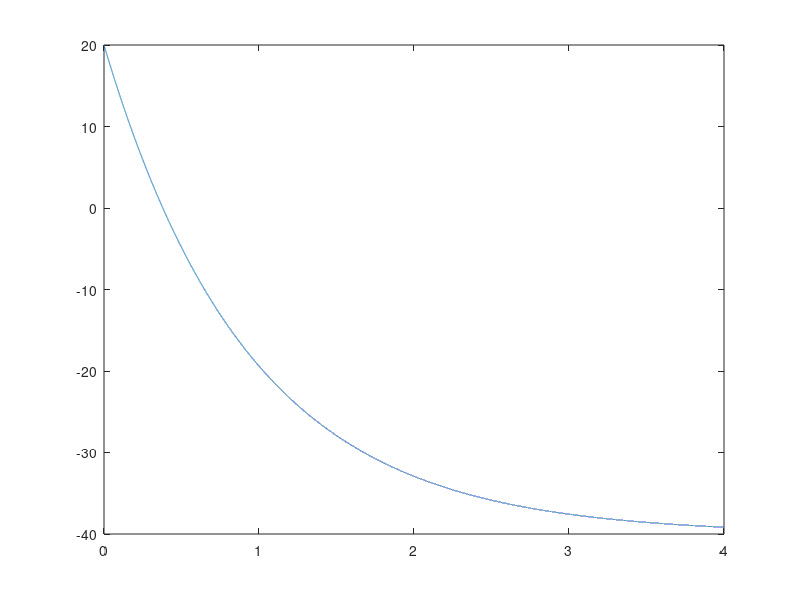

Write the MATLAB code that produced this figure.
close all;
clear all;
clc;

m     = 35.0;            % mass of PDU, kg
Tcold = 273.15 - 40.0;

T     = 273.15 + 20.0;   % K, initial temperature of the pdu

pducp = 35.0*385.0;
t     = 0.0;
tmax  = 3600.0*4.0;
dt    = 0.25;

history = [t,T];

while t < tmax

   T += 4.0*(Tcold - T)*dt/(pducp);

   history = [history;t,T];

   t += dt;

endwhile


figure(1)
   plot(history(:,1)/3600.0,history(:,2)-273.15);
